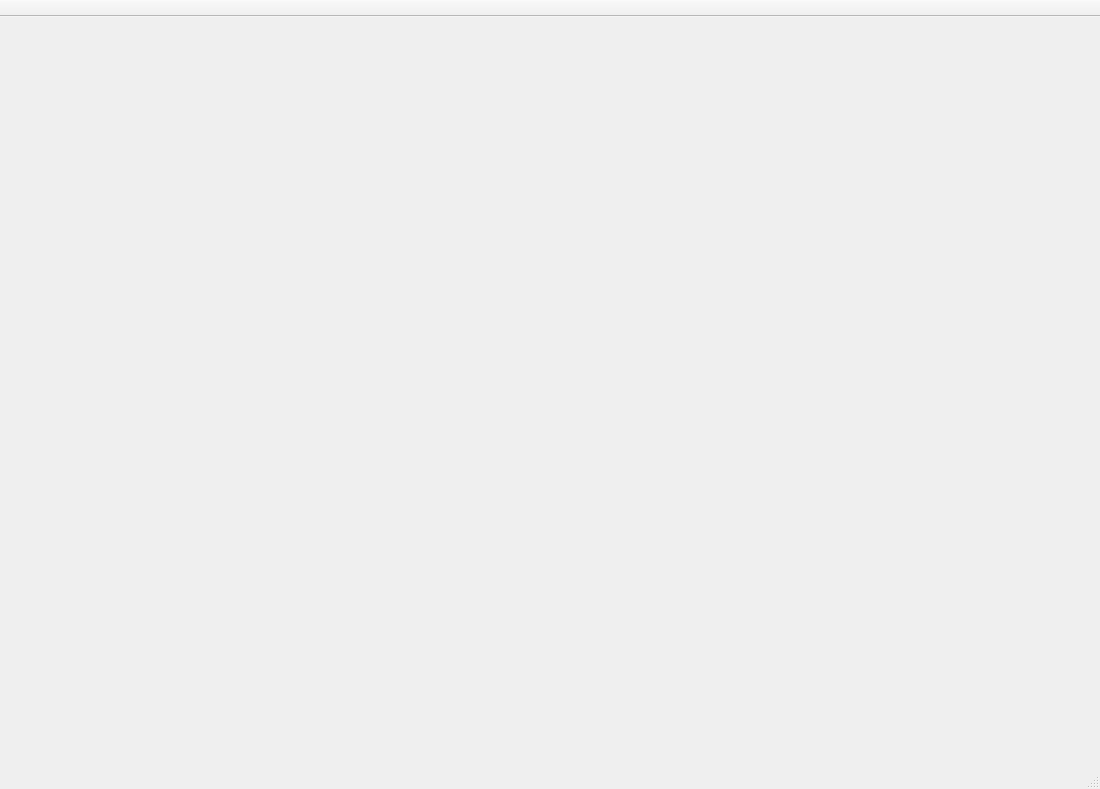
<?xml version="1.0" encoding="UTF-8"?>
<ui version="4.0">
 <class>AssetBrowserWin</class>
 <widget class="QMainWindow" name="AssetBrowserWin">
  <property name="geometry">
   <rect>
    <x>0</x>
    <y>0</y>
    <width>1100</width>
    <height>789</height>
   </rect>
  </property>
  <property name="windowTitle">
   <string>Asset Browser</string>
  </property>
  <widget class="QWidget" name="centralwidget"/>
  <widget class="QMenuBar" name="menuBar">
   <property name="geometry">
    <rect>
     <x>0</x>
     <y>0</y>
     <width>1100</width>
     <height>21</height>
    </rect>
   </property>
   <property name="nativeMenuBar">
    <bool>true</bool>
   </property>
  </widget>
  <widget class="QStatusBar" name="statusBar">
   <property name="enabled">
    <bool>true</bool>
   </property>
   <property name="sizeGripEnabled">
    <bool>true</bool>
   </property>
  </widget>
  <widget class="QToolBar" name="toolBar">
   <property name="windowTitle">
    <string>toolBar</string>
   </property>
   <property name="movable">
    <bool>false</bool>
   </property>
   <property name="floatable">
    <bool>false</bool>
   </property>
   <attribute name="toolBarArea">
    <enum>TopToolBarArea</enum>
   </attribute>
   <attribute name="toolBarBreak">
    <bool>true</bool>
   </attribute>
  </widget>
 </widget>
 <resources/>
 <connections/>
</ui>
